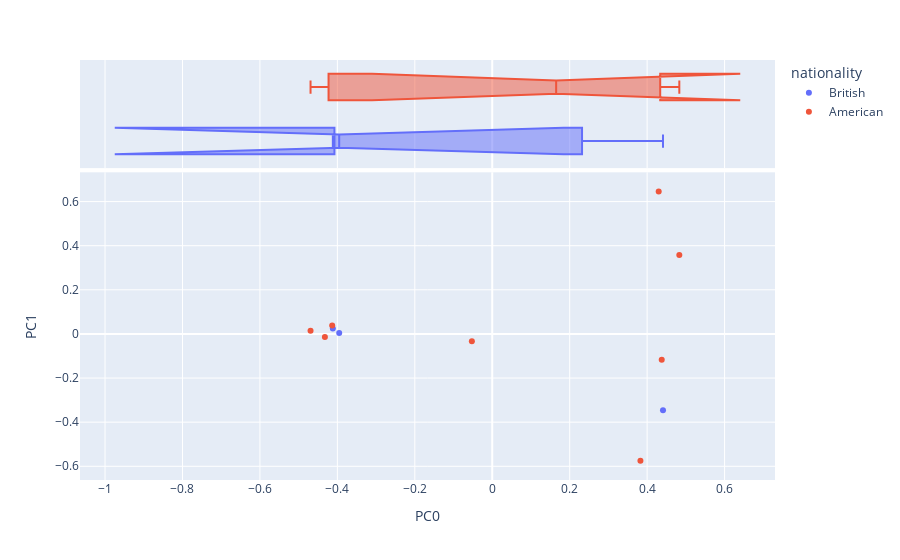

The notebook cell saved with this chart:
### Markdown cell above
## PC 0 and 1

### Code cell
vis_pcs(DCM, 0, 1)

### Figure 1 — Plotly figure (JSON) as saved in the notebook; plotly's stock layout.template omitted (floating-point values rounded to 4 significant figures)
{"data": [{"hovertemplate": "<b>%{hovertext}</b><br><br>nationality=British<br>PC0=%{x}<br>PC1=%{y}<extra></extra>", "hovertext": ["Pop, Soul", "Jazz, R&B, Soul", " Dance-pop, Pop"], "legendgroup": "British", "marker": {"color": "#636efa", "symbol": "circle"}, "mode": "markers", "name": "British", "orientation": "v", "showlegend": true, "type": "scatter", "x": [-0.4117, -0.3953, 0.441], "xaxis": "x", "y": [0.02488, 0.003733, -0.346], "yaxis": "y"}, {"alignmentgroup": "True", "hovertemplate": "<b>%{hovertext}</b><br><br>nationality=British<br>PC0=%{x}<extra></extra>", "hovertext": ["Pop, Soul", "Jazz, R&B, Soul", " Dance-pop, Pop"], "legendgroup": "British", "marker": {"color": "#636efa", "symbol": "circle"}, "name": "British", "notched": true, "offsetgroup": "British", "showlegend": false, "type": "box", "x": [-0.4117, -0.3953, 0.441], "xaxis": "x2", "yaxis": "y2"}, {"hovertemplate": "<b>%{hovertext}</b><br><br>nationality=American<br>PC0=%{x}<br>PC1=%{y}<extra></extra>", "hovertext": ["Pop, R&B", "Pop, R&B", "Pop, Rock", "Country, Pop", "Hip-Hop, R&B", "Pop, Rock", "Country, Pop", "Pop, R&B"], "legendgroup": "American", "marker": {"color": "#EF553B", "symbol": "circle"}, "mode": "markers", "name": "American", "orientation": "v", "showlegend": true, "type": "scatter", "x": [-0.4133, 0.4831, 0.4377, 0.3827, 0.4299, -0.05261, -0.4322, -0.4693], "xaxis": "x", "y": [0.03873, 0.3576, -0.1166, -0.5754, 0.6459, -0.03309, -0.01417, 0.01439], "yaxis": "y"}, {"alignmentgroup": "True", "hovertemplate": "<b>%{hovertext}</b><br><br>nationality=American<br>PC0=%{x}<extra></extra>", "hovertext": ["Pop, R&B", "Pop, R&B", "Pop, Rock", "Country, Pop", "Hip-Hop, R&B", "Pop, Rock", "Country, Pop", "Pop, R&B"], "legendgroup": "American", "marker": {"color": "#EF553B", "symbol": "circle"}, "name": "American", "notched": true, "offsetgroup": "American", "showlegend": false, "type": "box", "x": [-0.4133, 0.4831, 0.4377, 0.3827, 0.4299, -0.05261, -0.4322, -0.4693], "xaxis": "x2", "yaxis": "y2"}], "layout": {"autosize": true, "legend": {"title": {"text": "nationality"}, "tracegroupgap": 0}, "margin": {"t": 60}, "xaxis": {"anchor": "y", "autorange": true, "domain": [0, 1], "range": [-1.065, 0.7302], "title": {"text": "PC0"}, "type": "linear"}, "xaxis2": {"anchor": "y2", "autorange": true, "domain": [0, 1], "matches": "x", "range": [-1.065, 0.7302], "showgrid": true, "showticklabels": false, "type": "linear"}, "yaxis": {"anchor": "x", "autorange": true, "domain": [0, 0.7326], "range": [-0.6552, 0.7256], "title": {"text": "PC1"}, "type": "linear"}, "yaxis2": {"anchor": "x2", "autorange": true, "domain": [0.7426, 1], "matches": "y2", "range": [-0.5, 1.5], "showgrid": false, "showline": false, "showticklabels": false, "ticks": "", "type": "category"}}}
